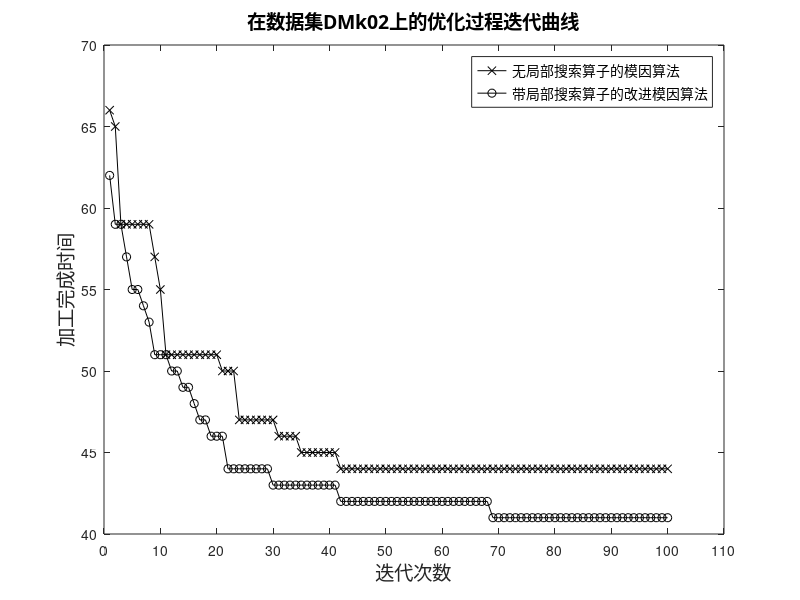

This chart was generated by the following MATLAB code: (Note: this script raises an error after producing the figure.)
clc
clear all

fig = figure('Color','w');% 新建一个figure，并将图像句柄保存到fig
x = 1:1:100;
load('nolocalsearch_Mk02.mat');
a = makespan_best_iter;
load('localsearch_Mk02.mat');
b = makespan_best_iter;
plot(x,a,'-kx',x,b,'-ko');
% grid on
% grid minor
title('在数据集DMk02上的优化过程迭代曲线','FontName','黑体','FontSize',14);
axis( [0,110,40,70])  %确定x轴与y轴框图大小
set(gca,'XTick',[0:10:110]) %x轴范围
set(gca,'YTick',[40:5:70]) %y轴范围
legend('无局部搜索算子的模因算法','带局部搜索算子的改进模因算法','Location','NorthEast', 'FontSize',10,'FontWeight','normal');   %右下角标注
xlabel('迭代次数', 'FontName','黑体','FontSize',14,'FontWeight','normal')  %x轴坐标描述
ylabel('加工完成时间', 'FontName','黑体','FontSize',14,'FontWeight','normal') %y轴坐标描述

frame = getframe(fig); % 获取frame
img = frame2im(frame); % 将frame变换成imwrite函数可以识别的格式
imwrite(img,'../结果图/LC_Mk02.svg'); % 保存到工作目录下，名字为"a.png"